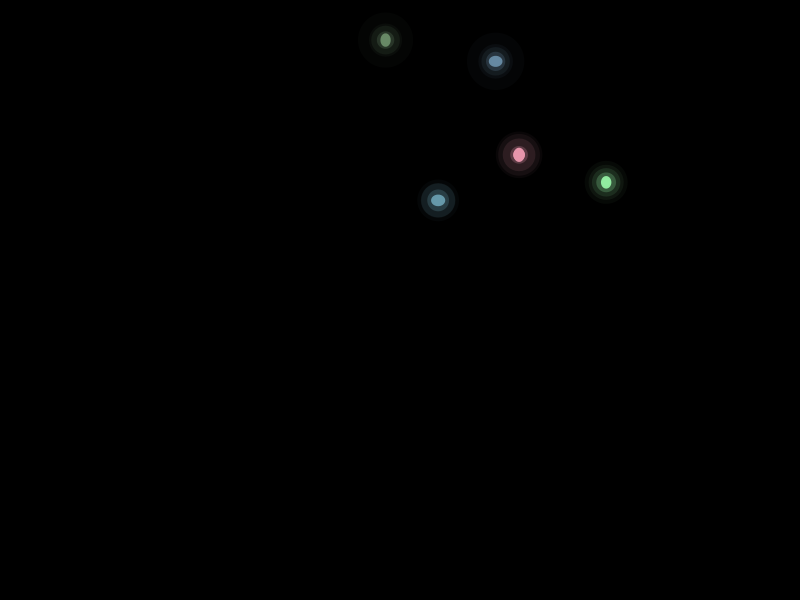
Frame 1 (no input)
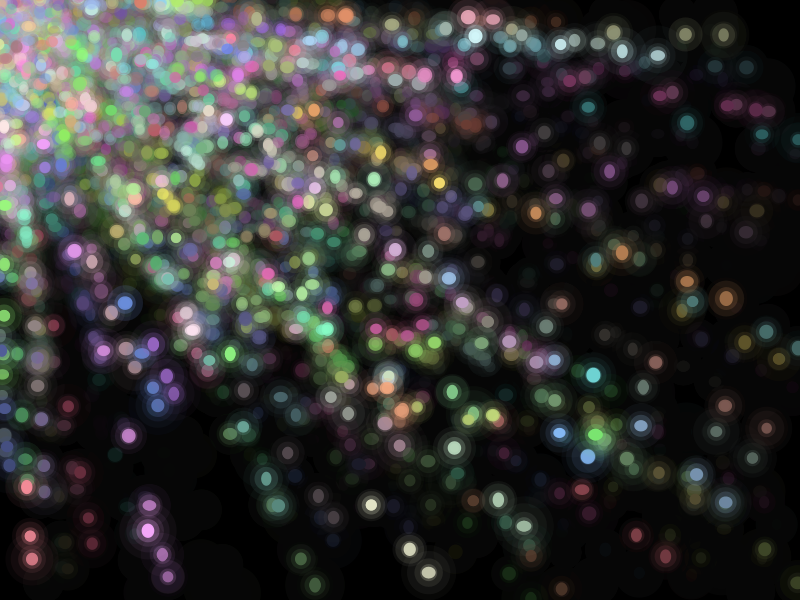
Frame 60 (the mouse pressed at the canvas centre just before this capture)
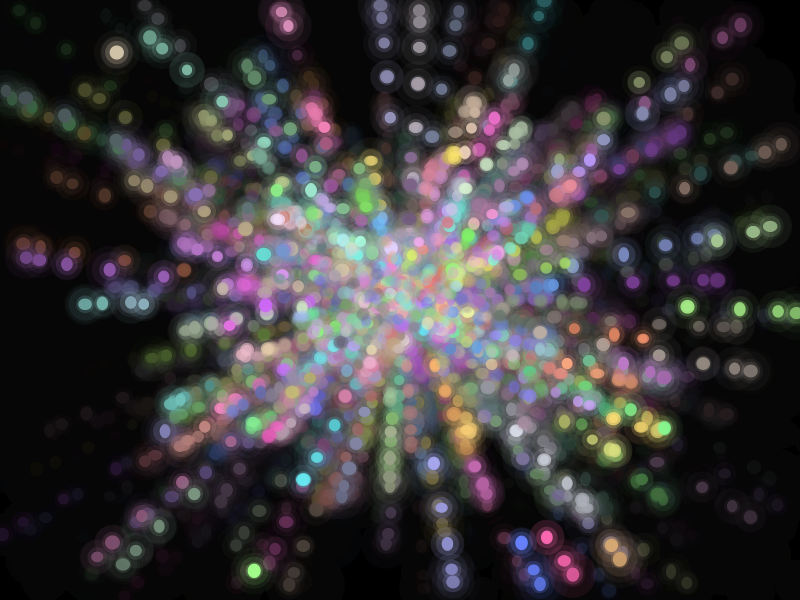
Frame 120 (the mouse held since frame 60 and released just before this capture)

The Processing sketch that drew these frames (run headless with seeded random() and noise(); from frame 60 on, the mouse is pressed at the canvas centre):

// Processing sketch: particles
// ── particles.pde
// Colorful Particle System with Blur Effect

ArrayList<Particle> particles;

void setup() {
  size(800, 600);
  particles = new ArrayList<Particle>();
  background(0); // Black background for better contrast
}

void draw() {
  // Create a blur effect by overlaying a semi-transparent black rectangle.
  noStroke();
  fill(0, 20);
  rect(0, 0, width, height);

  // Add new particles to the system (5 per frame)
  for (int i = 0; i < 5; i++) {
    particles.add(new Particle(random(width), random(height)));
  }

  // Update and display particles in reverse order for safe removal.
  for (int i = particles.size() - 1; i >= 0; i--) {
    Particle p = particles.get(i);
    p.update();
    p.display();
    if (p.isDead()) {
      particles.remove(i);
    }
  }
}

//------------------------------------------------------------------
// Particle Class Definition
//------------------------------------------------------------------
class Particle {
  float x, y;          // Position
  float vx, vy;        // Velocity
  float lifespan;      // Lifespan (used for fading)
  // Store color components separately for efficiency.
  float r, g, b;       

  Particle(float startX, float startY) {
    x = startX;
    y = startY;
    vx = random(-2, 2);
    vy = random(-2, 2);
    lifespan = 255;
    r = random(100, 255);
    g = random(100, 255);
    b = random(100, 255);
  }

  void update() {
    // Update position based on current velocity.
    x += vx;
    y += vy;

    // Calculate attraction toward the mouse.
    float dx = mouseX - x;
    float dy = mouseY - y;
    float attractionStrength = 0.05;
    // Cache random factors for consistency within this update.
    float randomFactorX = random(0.8, 1.2);
    float randomFactorY = random(0.8, 1.2);
    vx += dx * attractionStrength * randomFactorX;
    vy += dy * attractionStrength * randomFactorY;

    // Dampen velocity to prevent runaway acceleration.
    vx *= 0.95;
    vy *= 0.95;

    // Decrease lifespan to create a fading effect.
    lifespan -= random(2, 5);

    // Bounce off the screen edges.
    if (x < 0 || x > width) vx *= -1;
    if (y < 0 || y > height) vy *= -1;
  }

  void display() {
    noStroke();
    // Constrain alpha to [0, 255].
    float alpha = constrain(lifespan, 0, 255);

    // Draw layered ellipses for a glow effect.
    int layers = max(1, int(alpha / 50)); // Determine number of layers based on lifespan.
    for (int i = layers; i > 0; i--) {
      // Use a quadratic falloff for transparency.
      fill(r, g, b, alpha / (i * i));
      // For consistency, cache a random size per layer.
      float layerSize = i * random(8, 12);
      ellipse(x, y, layerSize, layerSize);
    }
    
    // Draw the central particle ellipse.
    fill(r, g, b, alpha);
    ellipse(x, y, random(10, 15), random(10, 15));
  }

  boolean isDead() {
    return lifespan <= 0;
  }
}
